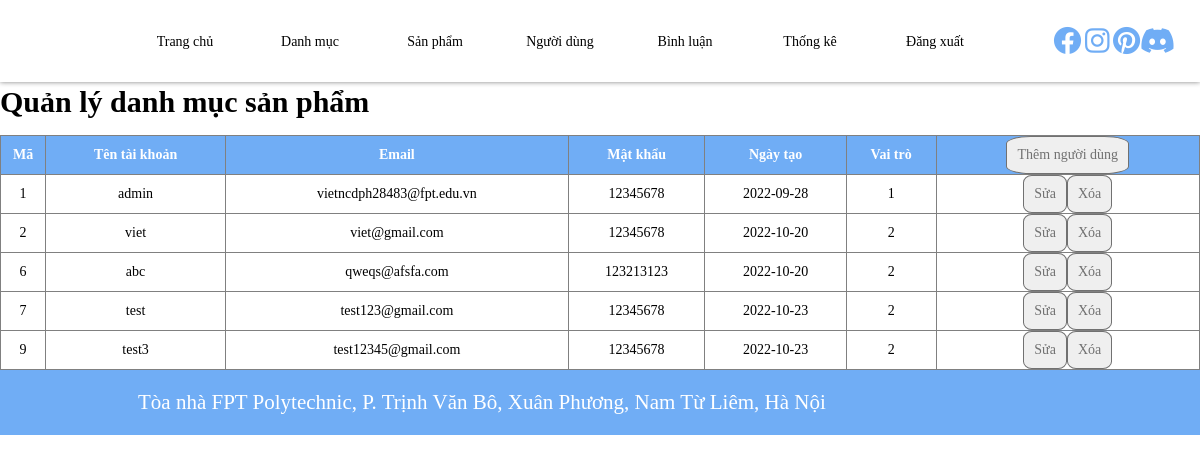
Screenshot of /admin/index.php?act=listtk (signed in) with the database file from the repository.
### tables this page shows
CREATE TABLE `taikhoan` (
  `id` int(11) NOT NULL,
  `tennd` varchar(255) NOT NULL,
  `email` varchar(255) NOT NULL,
  `matkhau` varchar(255) NOT NULL,
  `avatar` varchar(255) DEFAULT NULL,
  `ngaytao` date NOT NULL DEFAULT current_timestamp(),
  `tenao` varchar(255) DEFAULT NULL,
  `vaitro` int(11) NOT NULL
);

### model/global.php (called while the page is built, shortened)
<?php
function pdo_get_connection(){
$servername = "localhost";
$username = "root";
$password = "";
$conn = new PDO("mysql:host=$servername;dbname=duanmau2022", $username, $password);
$conn->setAttribute(PDO::ATTR_ERRMODE, PDO::ERRMODE_EXCEPTION);
return $conn;
}
function pdo_query($sql){
    $sql_args = array_slice(func_get_args(), 1);
    try {
        $conn = pdo_get_connection();
        $stmt = $conn->prepare($sql);
        $stmt->execute($sql_args);
        $rows = $stmt->fetchAll();
        return $rows;
    } catch(PDOException $e) {
        throw $e;
      }
      finally{
        unset($conn);
      }
}
?>

### model/taikhoan.php (called while the page is built, shortened)
<?php
    function loadalltaikhoan(){
        $sql="SELECT * FROM taikhoan";
        $listtk=pdo_query($sql);
        return $listtk;
    }
?>

### admin/taikhoan/list.php (the view)
<h1 style="font-size: 30px;" >Quản lý danh mục sản phẩm</h1> <br>
    <table border="1">
        <tr>
            <th>Mã</th>
            <th>Tên tài khoản</th>
            <th>Email</th>
            <th>Mật khẩu</th>
            <th>Ngày tạo</th>
            <th>Vai trò</th>
            <th><a href="index.php?act=addtk"><button>Thêm người dùng</button></a></th>
        </tr>
    <?php foreach ($listtk as $tk) :  ?>
        <tr>
            <td><?= $tk['id'] ?></td>
            <td><?= $tk['tennd']?></td>
            <td><?= $tk['email']?></td>
            <td><?= $tk['matkhau']?></td>
            <td><?= $tk['ngaytao']?></td>
            <td><?= $tk['vaitro']?></td>
            <td><a href="index.php?act=updatetk&id=<?=$tk['id']?>"><button>Sửa</button></a><a onclick="return confirm('Bạn có chắc xóa không?');" href="index.php?act=deletetk&id=<?=$tk['id']?>"><button>Xóa</button></a></td>
        </tr>
    <?php endforeach ?>
    </table>

### css/index.css (style rules this page uses)
* { margin: 0; padding: 0; font-size: 14px; font-family: tahoma; box-sizing: border-box; }
body { background-repeat: no-repeat; background-size: 100%; }
button { border-radius: 20%; border: #717171 1px solid; padding: 10px; color: #717171; }
table { text-align: center; width: 100%; border-collapse: collapse; }
table th { color: white; background-color: #70ADF5; }

### rows the page displays
taikhoan: id "1", tennd "admin", email "vietncdph28483@fpt.edu.vn", matkhau "12345678", ngaytao "2022-09-28", vaitro "1"
taikhoan: id "2", tennd "viet", email "viet@gmail.com", matkhau "12345678", ngaytao "2022-10-20", vaitro "2"
taikhoan: id "6", tennd "abc", email "qweqs@afsfa.com", matkhau "123213123", ngaytao "2022-10-20", vaitro "2"
taikhoan: id "7", tennd "test", email "test123@gmail.com", matkhau "12345678", ngaytao "2022-10-23", vaitro "2"
taikhoan: id "9", tennd "test3", email "test12345@gmail.com", matkhau "12345678", ngaytao "2022-10-23", vaitro "2"
